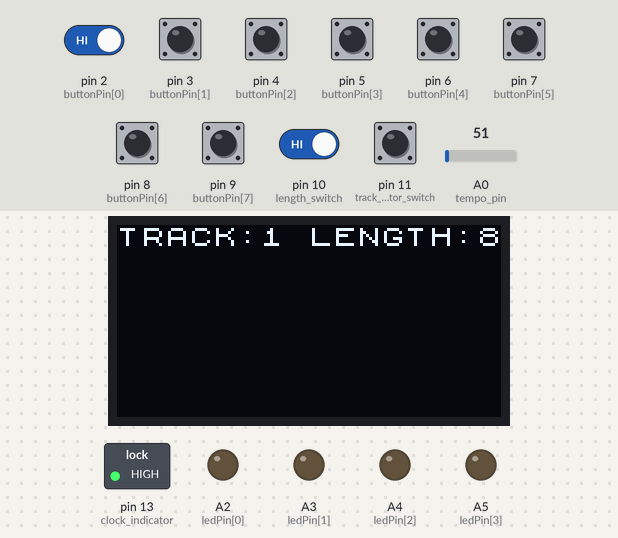
A sketch run on a simulated Arduino Uno, built with avr-gcc and run on an emulated ATmega328P. On the bench: 128×64 one-colour display, switched loads named in the sketch (green lamp = pin HIGH), output pins drawn as LEDs (lit = HIGH). Dashed ring = blinking. The inputs (shaded band) are chosen by the test bench; at power-on: pin 2 (buttonPin[0]), pin 3 (buttonPin[1]), pin 4 (buttonPin[2]), pin 5 (buttonPin[3]), pin 6 (buttonPin[4]), pin 7 (buttonPin[5]), pin 8 (buttonPin[6]), pin 9 (buttonPin[7]), pin 10 (length_switch), pin 11 (track_selector_switch) HIGH, A0 (tempo_pin) = 51. EEPROM starts erased.

Above: at 1.5 s.
1.6 s: pin 4 (buttonPin[2]) pulled LOW for 0.15 s
4.7 s: pin 2 (buttonPin[0]) driven LOW and pin 10 (length_switch) driven LOW
At 6.6 s:
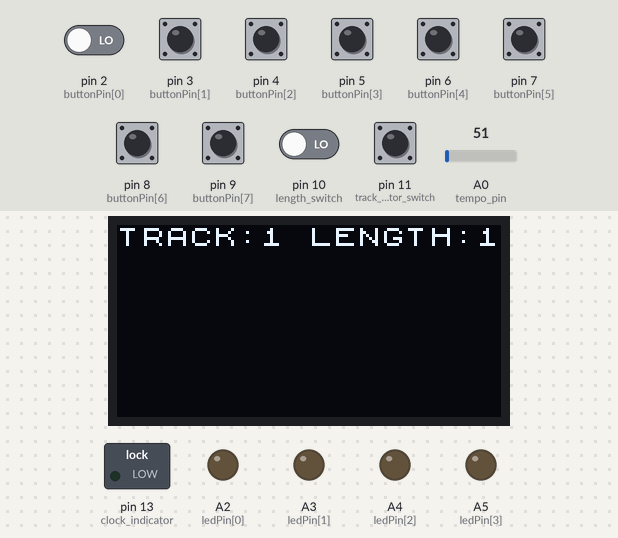
7.7 s: pin 3 (buttonPin[1]) pulled LOW for 1 s
At 8.59 s:
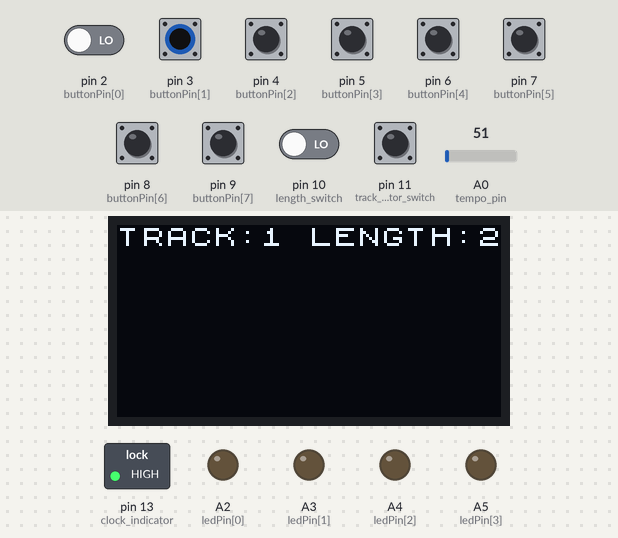
12.3 s: pin 5 (buttonPin[3]) pulled LOW for 1 s
At 13.7 s:
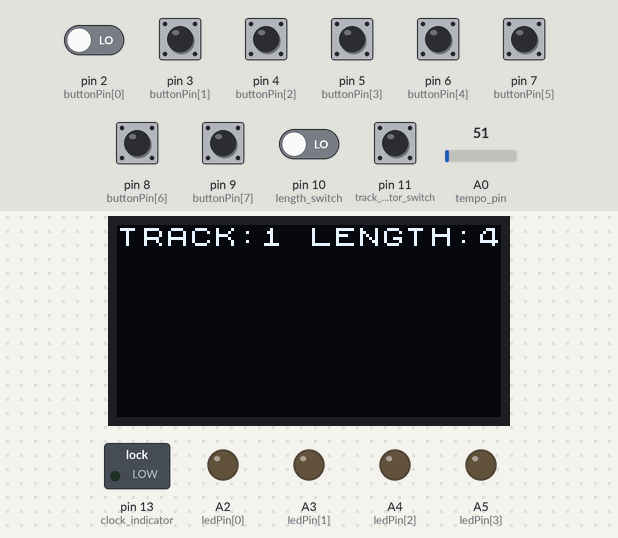
13.9 s: pin 6 (buttonPin[4]) pulled LOW for 1 s
At 15.1 s:
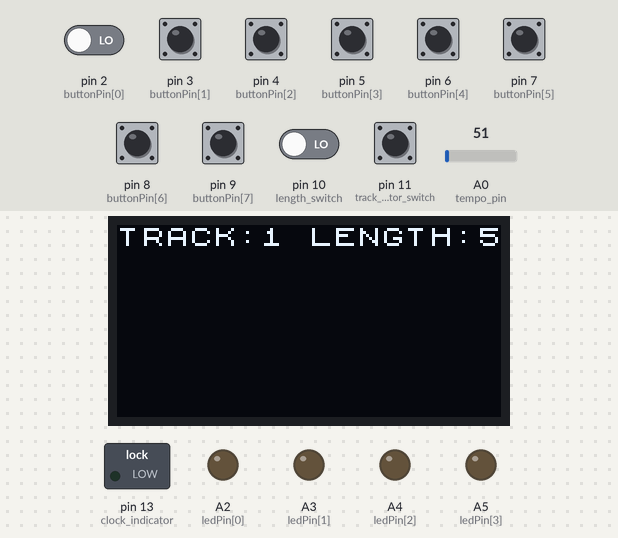
Timing chart, 0 to 16.5 s (numbered marks = the images above; inputs shaded):
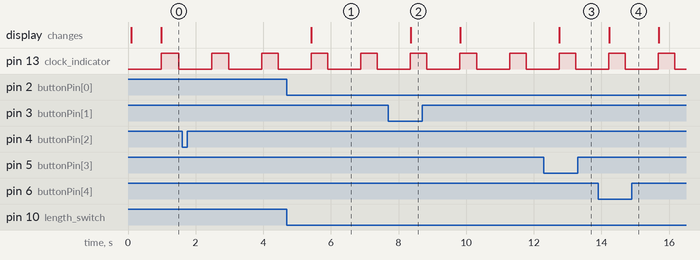

Measured:
- after the input at 4.7 s, the display: changes after 0.73 s (image 1)
- after the input at 7.7 s, the display: changes after 0.66 s (image 2)
- after the input at 12.3 s, the display: changes after 0.46 s (image 3)
- after the input at 13.9 s, the display: changes after 0.32 s (image 4)
- by itself, pin 13 (clock_indicator): alternates HIGH for 0.49 s and LOW for 0.97 s

The sketch:

seq_juli_22.ino
```cpp
//The EKKOFLOK sequencer, November 2018
//Version 1, rev 2, geany
//-------------------------------------


#include <Arduino.h>
#include <U8g2lib.h>
#include <EEPROM.h>

#ifdef U8X8_HAVE_HW_SPI
#include <SPI.h>
#endif
#ifdef U8X8_HAVE_HW_I2C
#include <Wire.h>
#endif

uint32_t clock_speed = 1000000; //clock speed of the oled

//U8G2_SH1106_128X64_NONAME_1_HW_I2C u8g2(U8G2_R0, /* reset=*/ U8X8_PIN_NONE);
U8X8_SH1106_128X64_NONAME_HW_I2C u8x8(/* reset=*/ U8X8_PIN_NONE);

//_____

#define DISPLAY //comment out if bypassing the display

#define eepromf //uncomment to work with the eeprom
#define NELEMS(x)  (sizeof(x) / sizeof((x)[0])) //macro to calculate the size of an array //int n = sizeof myArray / sizeof *myArray;
//#define NELEMS(x) (sizeof(x) / *sizeof(x))
//int a[17];
//int n = NELEMS(a);

//Comment out the following #define statement if not using breadboard
//#define BREADBOARD

#ifdef BREADBOARD //if using breadboard
	const int tempo_pin = A3; //for the breadboard version
	const int ledPin[] =  {A0, A1, A2, 10}; //breadboard
	const int length_switch = 12; //breadboard
	const int buttonPin[11] = {2, 3, 4, 5, 6, 7, 8, 9, 2, 11, 12};
#endif

#ifndef BREADBOARD  //if not using breadboard
	const int tempo_pin = A0;
	const int ledPin[] = {A2, A3, A4, A5}; //the pins that the LEDs are attached to
	const int length_switch = 10; //perf version
	const int buttonPin[11] = {2, 3, 4, 5, 6, 7, 8, 9, 10, 11, 12};
#endif


const int clock_indicator = 13;
const int track_selector_switch = 11;

const int pressed = LOW; // active low
const int number_of_step_switches = 8;
const int number_of_step_switches_i_0 = number_of_step_switches - 1;


//eeprom variables
int address = 0;
int eeprom_offset = 128; //was 8;

bool use_internal_clock = true; //set to false if using external clock

//one shot
//int length[] = {1000, 2000};
int length = 20;
unsigned long DELAY_TIME = 4; // 4ms
unsigned long delayStart = 0; // the time the delay started
bool delayRunning = false; // true if still waiting for delay to finish
bool time_to_trig = false;
bool one_shot_state = LOW;
//--------

// Variables will change:
//int count = 0;   //The main counter, increments on each new clock tick
const int number_of_tracks = 4;
int count[number_of_tracks] = {0};
int previousCount = 0;
int number_of_steps[] = {8,8,8,8};
int buttonState[11]     = {1,1,1,1,1,1,1,1,1,1,1};      // current state of the button
int lastButtonState[11] = {1,1,1,1,1,1,1,1,1,1,1};     // previous state of the button
int seq[number_of_step_switches][8] = {0};
int pointer[] = {0};
int track_selector_state = digitalRead(track_selector_switch);
int length_selector_state = digitalRead(length_switch);

//Internal timer
bool clock_state = LOW;
bool old_clock_state = LOW;
unsigned long previousMillis = 0;        // will store last time LED was updated
int interval = 200;           // interval at which to blink (milliseconds)
unsigned long onTime = 5;
unsigned long offTime = 10;
//-----------

//Variables related to the step switches
long time = 0;         // the last time the output pin was toggled
long debounce = 20;   // the debounce time, increase if the output flickers
int debounce_var = 200;

long time2 = 0;
int selected_track = 0;

long time3 = 0;
//--------

byte bin = 0;

int temp_track = 3;

void setup() {
  for(int i=0;i<NELEMS(buttonPin);i++){pinMode(buttonPin[i], INPUT_PULLUP);}   // initialize the button pins as a input:
  pinMode(buttonPin[11], INPUT_PULLUP);

  //Serial.begin(9600); // initialize serial communication: //remember to disable - makes the code horribly slow!!!

  for(int i=0; i<NELEMS(ledPin);i++){pinMode(ledPin[i], OUTPUT);}
  pinMode(clock_indicator, OUTPUT);
  pinMode(tempo_pin, INPUT);

#ifdef DISPLAY
   //DISPLAY
  u8x8.begin();
  u8x8.setPowerSave(0);

  //uint32_t getBusClock(void);
  void setBusClock(uint32_t clock_speed);


  u8x8.setFont(u8x8_font_chroma48medium8_r);
  u8x8.setCursor(0, 0);
  u8x8.print("TRACK:");

  u8x8.setCursor(8, 0);
  u8x8.print("LENGTH: ");

#endif

  for(int track = 0; track<number_of_tracks; track ++){
			//int track = 0;//
			int eeprom_address = eeprom_offset * track;
	  		for(int i=0;i<8;i++){
			seq[track][i] = EEPROM.read(track * eeprom_address + i); //read the recorded settings for each step on each track
		    }
	}

	/* --------------
	//temp code on track 4 only:

	int track = temp_track;
	int eeprom_address = eeprom_offset * track;
	  		for(int i=0;i<8;i++){
			seq[track][i] = EEPROM.read(track * eeprom_address + i); //read the recorded settings for each step on each track
		    }
		----------------*/

  /*work in progress

  //Read the step patterns from the eeprom
  for(int track = 0; track<4; track ++){
	    byte parameter = 0; //8 parameters / cells for each track: 0 steps, 1 length, 2 selected track
		eeprom_offset += 16 * parameter; //add an offset to make room in the eeprom for all the parameters
		int eeprom_address = eeprom_offset * track;
		for(int i=0;i<8;i++){
			seq[track][i] = EEPROM.read(track * eeprom_address + i); //read the recorded settings for each step on each track
		}
	}
	*
	*/

  /*
   //Read the length of each track from the eeprom
  for(int track = 0; track<4; track ++){

  number_of_steps[track] = EEPROM.read(track * eeprom_offset + i + 32); //read the recorded settings for each track

	}*/


}

void loop() {
 int tempo = map(analogRead(tempo_pin), 0, 1023, 1023, 50);

 offTime = tempo;

 internalClock();

 track_selector_state = digitalRead(track_selector_switch);
 length_selector_state = digitalRead(length_switch);

 track_selector();

 step_switches(selected_track);

 track_length();

 //if(timer(10)) oled8x8(); //update the oled

 //one_shot_trigger(DELAY_TIME);

 //send the triggers to the outputs
 for(int i=0; i<number_of_tracks;i++){
 trigger_with_and(i,i,count[i]);
 }

  //int repeats = 3;
  settings_eeprom(number_of_tracks); //temporarily disabled!!!!


  //zeros_in_eeprom();

  /*-------------------
  //temporary eeprom code for track 4 only:
   ///////////step patterns
 int bank = 0;
 int track = temp_track;
 int eeprom_address = eeprom_offset * track;
 for(int step=0; step<number_of_step_switches;step++){
 eeprom(seq[track][step], eeprom_address + step, bank); //write settings to eeprom - seq[track 0-3][step 0-7] | eeprom(value 0-1, address 0-1023, bank 0-7)
 }
 //--end of temp
-------------*/


 //debug("counter_0: ", count_1);


}//end of loop

int settings_eeprom(int tracks){
 //eeprom function
 #ifdef eepromf
 byte bank = 8; //8 banks, each with 128 bytes of memory for saving settings
 //byte track = 0;
 int eeprom_address = 0;
 int eeprom_offset = 8;//128; //128 bytes for each track
 int cell_offset = 16; //16 bytes for each "cell", 8 cells for each track: 0 steps, 1 length, 2 selected track
 byte parameter = 0; //8 parameters / cells for each track: 0 steps, 1 length, 2 selected track

 ///////////step patterns
 for(int track=0;track<tracks/*number_of_tracks*/;track++){
 byte parameter = 0; //8 parameters / cells for each track: 0 steps, 1 length, 2 selected track
 //eeprom_offset += cell_offset * parameter; //add an offset to make room in the eeprom for all the parameters
 eeprom_address = eeprom_offset * track;
 for(int step = 0; step<number_of_step_switches; step++){  //Save the current state of the switches to next power on
   //for(int j = 0; j<8; j++){
 eeprom(seq[track][step], eeprom_address * track + step, bank); //write settings to eeprom - seq[track 0-3][step 0-7] | eeprom(value 0-1, address 0-1023, bank 0-7)
     }
   }

  /* work in progress
 ///////////step patterns
 for(int track=0;track<number_of_tracks;track++){
 byte parameter = 0; //8 parameters / cells for each track: 0 steps, 1 length, 2 selected track
 eeprom_offset += cell_offset * parameter; //add an offset to make room in the eeprom for all the parameters
 eeprom_address = eeprom_offset * track;
 for(int step = 0; step<number_of_step_switches; step++){  //Save the current state of the switches to next power on
   //for(int j = 0; j<8; j++){
 eeprom(seq[track][step], eeprom_address + step, bank); //write settings to eeprom - seq[track 0-3][step 0-7] | eeprom(value 0-1, address 0-1023, bank 0-7)

 }
}
*/

/* work in progress
///////////track lengths
 for(int track=0;track<number_of_tracks;track++){
 parameter = 1; //8 parameters / cells for each track: 0 steps, 1 length, 2 selected track
 eeprom_offset += cell_offset * parameter; //add an offset to make room in the eeprom for all the parameters
 eeprom_address = eeprom_offset * track;

 eeprom(number_of_steps[track], eeprom_address + track, bank); //write settings to eeprom - seq[track 0-3][step 0-7] | eeprom(value 0-1, address 0-1023, bank 0-7)
 }
*/


#endif

}

//-----------------------
void internalClock(){ //the main clock that takes care of the counting
 if(use_internal_clock == true){ //check if internal clock is enabled

    unsigned long currentMillis = millis();

    if((clock_state == HIGH)  && (currentMillis - previousMillis >= onTime)) //check if the the tempo interval is reached //(millis() % onTime == 0)) /*//old routine*/
    {
      clock_state = LOW;  // Turn it off
      previousMillis = currentMillis;  // Remember the time
      digitalWrite(clock_indicator, clock_state);  // Update the actual LED
    }
    else if ((clock_state == LOW) && (currentMillis - previousMillis >= offTime)) //(timer(offTime))) //(millis() % offTime == 0)) /*(currentMillis - previousMillis >= offTime)) //old routine*/
    {
      clock_state = HIGH;  // turn it on
      for(int i=0; i<number_of_tracks;i++){
      counter(i); //increment the counter
	  }
      previousMillis = currentMillis;   // Remember the time
      digitalWrite(clock_indicator, clock_state);   // Update the actual LED

      oled8x8(); //update the oled on each new clock tick
    }
  }


 }


//the main counter function that takes care of all the counting
void counter(int C){
	if(count[C] >= number_of_steps[C]-1) count[C] = 0;
        else {
      count[C]++; //increment the counter
      }
  }


//---------------------

//this part reads the push buttons and determines which track should be active
void track_selector(){
  for(int i=0;i<number_of_tracks;i++){ //read through the step switches
  track_selector_state = digitalRead(track_selector_switch);
  buttonState[i] = digitalRead(buttonPin[i]);  // read the pushbutton input pin:

  if (digitalRead(track_selector_switch) == pressed && buttonState[i] == pressed && debounce_f(time2, debounce_var)) {   // compare the buttonState to its previous state and see if it is pressed
    selected_track = i;
    time2 = millis();
  }
  //else selected_track = 0;
 }
}

//debounce function to prevent unintended button presses
int debounce_f(unsigned long TIME, unsigned long DEBOUNCE_VAR){
	bool debounce_state = 0;
	//TIME = 0;
	if(millis() - TIME > DEBOUNCE_VAR){
	debounce_state = 1;
	//TIME = millis(); //this part is done from the code calling the function
	}
	else debounce_state = 0;

	return debounce_state;
}


//-------------------
//this functions takes the states of the step switches and puts them in to the sequences of the tracks
void step_switches(int TRACK){
  for(int i=0;i<number_of_step_switches;i++){

  if (buttonState[i] == pressed && lastButtonState[i] != pressed && track_selector_state != pressed && length_selector_state != pressed && debounce_f(time, debounce_var) /*millis() - time > debounce_var*/) {   // compare the buttonState to its previous state
    buttonState[i] = digitalRead(buttonPin[i]);  // read the pushbutton input pin:
    if (seq[TRACK][i] == 0)
         seq[TRACK][i] = 1;
    else seq[TRACK][i] = 0;


  time = millis();
  }

  lastButtonState[i] = buttonState[i]; // save the current state as the last state, for next time through the loop

 }
}


//debug function using the serial monitor
void debug(char TEKST[], int INFO){
  Serial.print(TEKST);
  Serial.println(INFO);
  }

//change the length of each track
int track_length(){
 for(int i=0;i<number_of_step_switches;i++){
  if(length_selector_state == pressed && digitalRead(buttonPin[i]) == pressed) number_of_steps[selected_track] = i+1; //set the track length of the selected track to the number represented by the pressed switch (+1)
   }
   return number_of_steps[selected_track];

}


//------------ The output gates work by AND'ing the active step with the clock. This way the output pins are only HIGH when both clock AND step is 1
//This makes it possible to make a global trigger length and is also easily adaptable to using external analog clock
void trigger_with_and(int OUT, int TRACK, int COUNT){
  digitalWrite(ledPin[OUT], seq[TRACK][COUNT] && clock_state);

	}
//////////////

//write to the OLED screen
void oled8x8(){

  //TRACK
  u8x8.setCursor(6, 0);
  u8x8.print(selected_track+1, DEC);


  //LENGTH
  u8x8.setCursor(15, 0);
  u8x8.print(number_of_steps[selected_track], DEC);

    int space = 2;
    int offset =0;
  u8x8.setCursor(offset+((count[selected_track])*space), 10); //u8x8.setCursor(count[selected_track]*15, 20);
  //u8x8.print(" ");//seq[selected_track][count[selected_track]], BIN);
  u8x8.print("x                             ");//seq[selected_track][count[selected_track]], BIN);
  //u8x8.drawString((count[0]-1)*space, 10,"        ");
  u8x8.print(" ");//seq[selected_track][count[selected_track]], BIN);
  u8x8.print(" ");//seq[selected_track][count[selected_track]], BIN);

  for(int i=0;i<8;i++){
  u8x8.setCursor(offset+(i*space), 20);
  u8x8.print(seq[selected_track][i], BIN);
    }

  //write the content of the eeprom to the oled
  for(int i=0;i<8;i++){
  u8x8.setCursor(offset+(i*space), 30);
  int eeprom_address = eeprom_offset * selected_track;
  u8x8.print(EEPROM.read(selected_track * eeprom_address + i));
    //u8x8.print(EEPROM.read(temp_track * eeprom_offset + i));
    }

 /*
  for(int i=0;i<number_of_tracks;i++){
  u8x8.setCursor(offset+(i*space), 30);
  u8x8.print(count[i]+1, DEC);
    }
    */

    /*
    //doesn't work proberly yet, will be used to write seq info to eeprom
    byte receivedID[] = {0};
    for(int j=0; j<4; j++){
	receivedID[j] = {0};
	for(int i=0; i<8; i++){
	receivedID[j] |= seq[j][i] << i;
	u8x8.setCursor(offset+(3*space), 30);
	u8x8.print(receivedID[selected_track], BIN);
	}
   }*/


	/*
	for (int i = 0; i < 8; i++ )
	{
		bin = bin >> 1; //bin *= 2; //
		bin = bin + seq[0][i];
	}
	*/

	/*
	for(int i = 0; i < 8; i++)
  {
	  for(int j = 7; j >= 0; j--)
	  {
    // if(/*seq[0][i]) bin = bin | (seq[0][i] << i);

    } */

    /*
    for(int i = 0; i < 8; i++)
  {
	  for(int j = 7; j >= 0; j--)
	  {
    if(seq[0][i] == 1) bin |= (1 >> j);
    if(seq[0][i] == 0) bin &= ~(1 >> j);
	}
  }
  */
  //boolu();
  /*
  u8x8.setCursor(offset+(3*space), 35);
  u8x8.print(128, BIN);
  */

//if (f) w |= m; else w &= ~m;


  //byte seq_1_byte = BoolArrayToByte(seq[0][]);


}


//-- One shot trigger to shape the length of the trigger outputs
int one_shot_trigger(unsigned long TIME){
  /*//int one_shot_count = 0;
  //old_clock_state == LOW;

  if(clock_state != old_clock_state) //time_to_trig = true;
  {
    if(clock_state == HIGH){
  //else time_to_trig = false;

  //if(time_to_trig == true){
    delayStart = millis();
    delayRunning = true;
    one_shot_state = HIGH;
  //}
  if (delayRunning == true && ((millis() - delayStart) >= TIME)) {
    delayRunning = false; // finished delay -- single shot, once only
    one_shot_state = LOW;
    old_clock_state = clock_state;
    delayStart = millis();

    //one_shot_count ++;
    }
  }
 }
  //old_clock_state = clock_state;
  return one_shot_state;*/

    // check if delay has timed out
  if(clock_state == HIGH){
    delayStart = millis();
    delayRunning = true;
    one_shot_state = HIGH; //digitalWrite(LED, HIGH);
  }
  if (delayRunning && ((millis() - delayStart) >= TIME)) {
    delayRunning = false; // finished delay -- single shot, once only
    one_shot_state = LOW; //digitalWrite(LED, LOW); // turn led off
    delayStart = millis();
  }
 }


byte BoolArrayToByte(bool boolArray[8])
{
  byte result = 0;

  for(int i = 0; i < 8; i++)
  {
    if(boolArray[i] == 1) result = result | (1 << i);
    if(boolArray[i] == 0) result &= ~(1 << i);

  }

  return result;
}


byte boolu(){
	byte bin = 0;
	for (int i = 0; i<8; i++){
    bin += seq[0][i]*(1 << (7-i));
  }

	return bin;

	}

#ifdef eepromf
void eeprom(int val, int address, int bank) {

  /***
    Write the value to the appropriate byte of the EEPROM.
    these values will remain there when the board is
    turned off.
  ***/
if( EEPROM.read(address) != val ){
      EEPROM.write(address, val);
    }


  if (address == EEPROM.length()) {
    address = 0;
  }

  /***
    As the EEPROM sizes are powers of two, wrapping (preventing overflow) of an
    EEPROM address is also doable by a bitwise and of the length - 1.

    ++addr &= EEPROM.length() - 1;
  ***/
/*
	int track_4_address = 128 * 3;
    for(int i=0;i<8;i++){
    if( EEPROM.read(track_4_address) != val ){
      EEPROM.write(track_4_address+i, 9);
    }

   }*/
	}

void zeros_in_eeprom(){ //fill the eeprom with zeros to make debugging easier and to ensure the eeprom doesn't contain corrupted data
    byte val = 0;

    for(address=0;address<EEPROM.length();address++){
    if( EEPROM.read(address) != val ){
      EEPROM.write(address, val);
    }


  if (address == EEPROM.length()) {
    address = 0;
  }
 }

}
#endif
```
